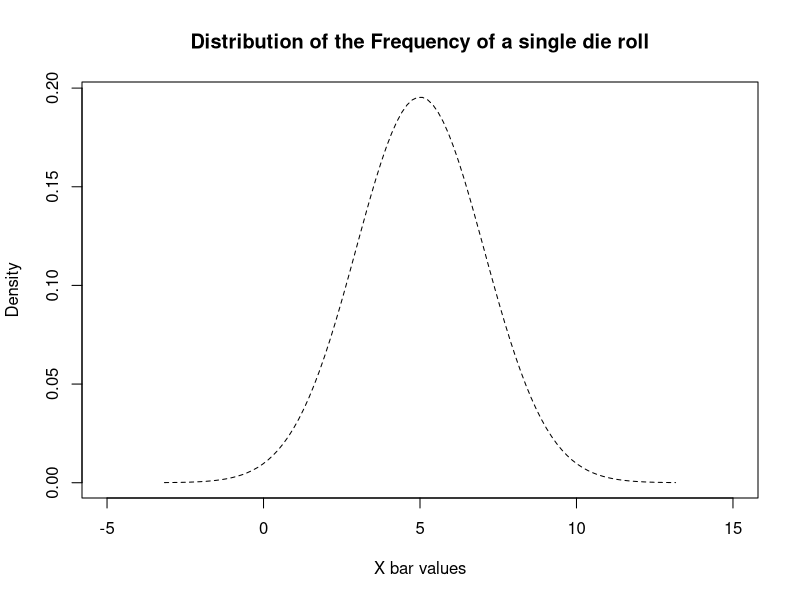
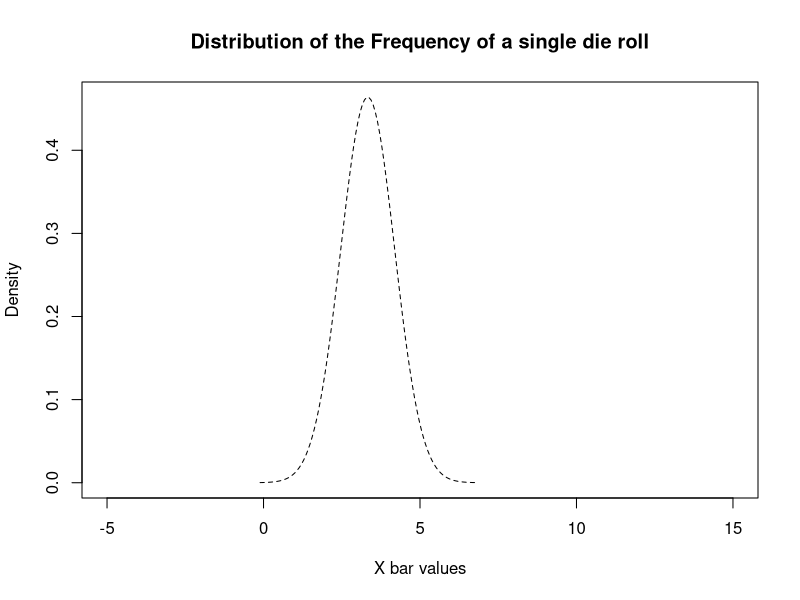
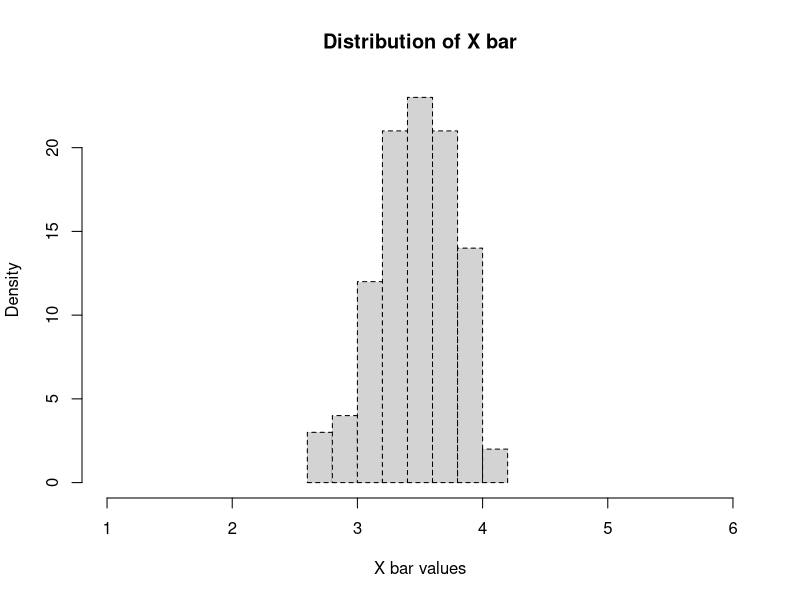
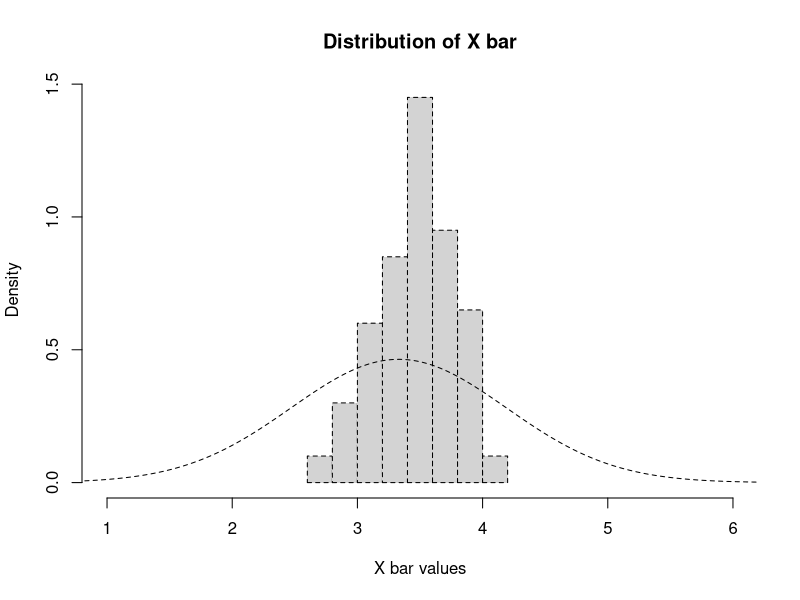

Write R code to recreate these figures, in order.
## ---- chunk 1
knitr::opts_chunk$set(echo = TRUE)
## ---- chunk 2

## ---- chunk 3
n <- 30
p <- (1/6)
std <- sqrt(n*p*(1-p))
mu <- (n*p)

x <- seq(-4*std + mu, 4*std + mu, length=100)
hx <- dnorm(x, mean=mu, sd=std)

plot(x, hx, type="l", lty=2, xlab="X bar values",
     ylab="Density", main="Distribution of the Frequency of a single die roll", xlim=c(-5,15))

## ---- chunk 4

mu <- 3.33
std <- sqrt(0.73926)

x <- seq(-4*std + mu, 4*std + mu, length=100)
hx <- dnorm(x, mean=mu, sd=std)

plot(x, hx, type="l", lty=2, xlab="X bar values",
     ylab="Density", main="Distribution of the Frequency of a single die roll", xlim=c(-5,15))

## ---- chunk 5
thousand_samples <- c()
for(k in 1:100) {
  one_set <- c()
  for(i in 1:30) {
    one_set[i] <- sample(1:6, size=1, replace = TRUE, prob = NULL)
  }
  thousand_samples[k] <- mean(one_set)
}


hist(thousand_samples, lty=2, xlab="X bar values",
     ylab="Density", main="Distribution of X bar", xlim=c(30/n, 180/n))

## ---- chunk 6

par(mfrow=c(1,1))

# Using CLT
mu <- 3.33
std <- sqrt(0.73926)

x <- seq(-4*std + mu, 4*std + mu, length=1000)
hx <- dnorm(x, mean=mu, sd=std)


#Random Experiments
thousand_samples <- c()
for(k in 1:100) {
  one_set <- c()
  for(i in 1:30) {
    one_set[i] <- sample(1:6, size=1, replace = TRUE, prob = NULL)
  }
  thousand_samples[k] <- mean(one_set)
}


hist(thousand_samples, lty=2, xlab="X bar values",
     ylab="Density", main="Distribution of X bar", xlim=c(30/n, 180/n),freq = FALSE)


lines(x, hx, type="l", lty=2, xlab="X bar values",
     ylab="Density", main="Distribution of the Frequency of a single die roll", xlim=c(-5,15))

## ---- chunk 7

pnorm(-1.456, mean=0, sd=1)

## ---- chunk 8

1 - pt(2.155, df=14)

## ---- chunk 9

pchisq(11.98, df=14)

